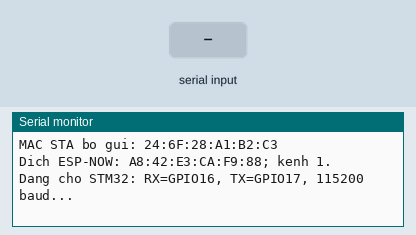
Bench run of a sketch on a simulated ESP32. Shown: the last lines printed to the serial monitor. The test bench sets the inputs (shaded band).

Above: at 1.2 s.
1.3 s: "90,45\n" received over the second serial link
At 1.7 s:
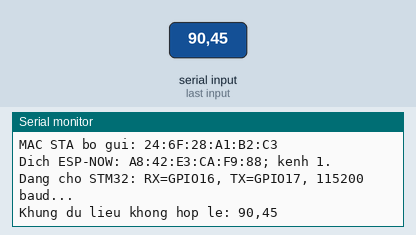
3.5 s: "5\n" received over the second serial link
At 3.81 s:
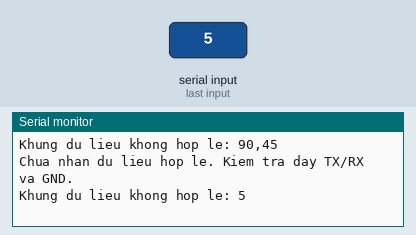
5.0 s: "90,45,200 a\n" received over the second serial link
At 5.8 s:
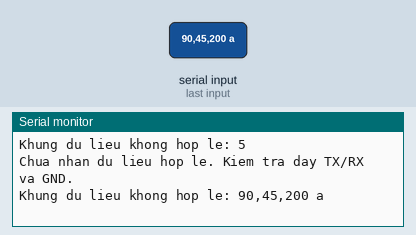

Measured:
- after the input at 1.3 s, the serial monitor: prints a new line at once (image 1)
- after the input at 3.5 s, the serial monitor: prints a new line at once (image 2)
- after the input at 5.0 s, the serial monitor: prints a new line at once (image 3)

The sketch:

EncoderImuMonitor.ino
```cpp
/* ESP32 WROOM DevKit V4 - Arduino IDE
 * STM32 PA9 (TX) -> ESP32 GPIO16 (RX2)
 * STM32 PA10 (RX) <- ESP32 GPIO17 (TX2), optional for receive-only use
 * STM32 GND      -> ESP32 GND
 * Input: left_count,right_count,yaw_deg\r\n, 115200 baud 8N1.
 * USB Serial Monitor: 115200 baud.
 */
#include <Arduino.h>
#include <stdio.h>
#include <math.h>
#include <WiFi.h>
#include <esp_now.h>
#include <esp_wifi.h>
#include <string.h>

#define RX_PIN 16
#define TX_PIN 17

static constexpr uint8_t ESPNOW_CHANNEL = 1;
static const uint8_t receiverMac[6] = {0xA8, 0x42, 0xE3, 0xCA, 0xF9, 0x88};

static void requireOK(esp_err_t result, const char *operation)
{
    if (result == ESP_OK) return;
    Serial.printf("Loi %s: %s\n", operation, esp_err_to_name(result));
    while (true) delay(1000);
}

HardwareSerial stm32Serial(2);
static char line[80];
static size_t lineLength = 0;
static bool discardLine = false;
static uint32_t lastReceivedMs = 0;
static uint32_t lastWarningMs = 0;

static void printFrame(const char *frame)
{
    long left, right;
    float yaw;
    char extra;
    // A fourth field or trailing non-whitespace characters make a frame invalid.
    if (sscanf(frame, "%ld,%ld,%f %c", &left, &right, &yaw, &extra) != 3 ||
        !isfinite(yaw) || yaw < -180.0f || yaw > 180.0f)
    {
        Serial.print("Khung du lieu khong hop le: ");
        Serial.println(frame);
        return;
    }

    lastReceivedMs = millis();
    Serial.printf("Encoder trai: %ld | Encoder phai: %ld | Yaw: %.2f do\n",
                  left, right, yaw);
    // Preserve the original CSV; the ESP-NOW packet boundary replaces '\n'.
    // ESP_OK means queued for transmission, not confirmed by the receiver.
    esp_err_t result = esp_now_send(receiverMac,
                                   reinterpret_cast<const uint8_t *>(frame),
                                   strlen(frame));
    if (result != ESP_OK)
        Serial.printf("Khong gui duoc ESP-NOW: %s\n", esp_err_to_name(result));
}

void setup()
{
    Serial.begin(115200);
    if (!WiFi.mode(WIFI_STA))
    {
        Serial.println("Khong khoi dong duoc Wi-Fi STA.");
        while (true) delay(1000);
    }
    requireOK(esp_wifi_set_channel(ESPNOW_CHANNEL, WIFI_SECOND_CHAN_NONE), "set channel");
    requireOK(esp_now_init(), "esp_now_init");
    esp_now_peer_info_t peer = {};
    memcpy(peer.peer_addr, receiverMac, sizeof receiverMac);
    peer.channel = ESPNOW_CHANNEL;
    peer.ifidx = WIFI_IF_STA;
    peer.encrypt = false;
    requireOK(esp_now_add_peer(&peer), "esp_now_add_peer");
    Serial.printf("MAC STA bo gui: %s\n", WiFi.macAddress().c_str());
    Serial.println("Dich ESP-NOW: A8:42:E3:CA:F9:88; kenh 1.");
    stm32Serial.begin(115200, SERIAL_8N1, RX_PIN, TX_PIN);
    Serial.println("Dang cho STM32: RX=GPIO16, TX=GPIO17, 115200 baud...");
}

void loop()
{
    while (stm32Serial.available() > 0)
    {
        char ch = (char)stm32Serial.read();
        if (ch == '\n')
        {
            if (!discardLine && lineLength > 0)
            {
                line[lineLength] = '\0';
                printFrame(line);
            }
            lineLength = 0;
            discardLine = false;
        }
        else if (ch != '\r' && !discardLine)
        {
            if (lineLength < sizeof(line) - 1)
                line[lineLength++] = ch;
            else
            {
                discardLine = true; // Resynchronize at the next newline.
                Serial.println("Bo qua khung qua dai.");
            }
        }
    }

    uint32_t now = millis();
    if (now - lastReceivedMs >= 2000U && now - lastWarningMs >= 2000U)
    {
        Serial.println("Chua nhan du lieu hop le. Kiem tra day TX/RX va GND.");
        lastWarningMs = now;
    }
    delay(1);
}
```
